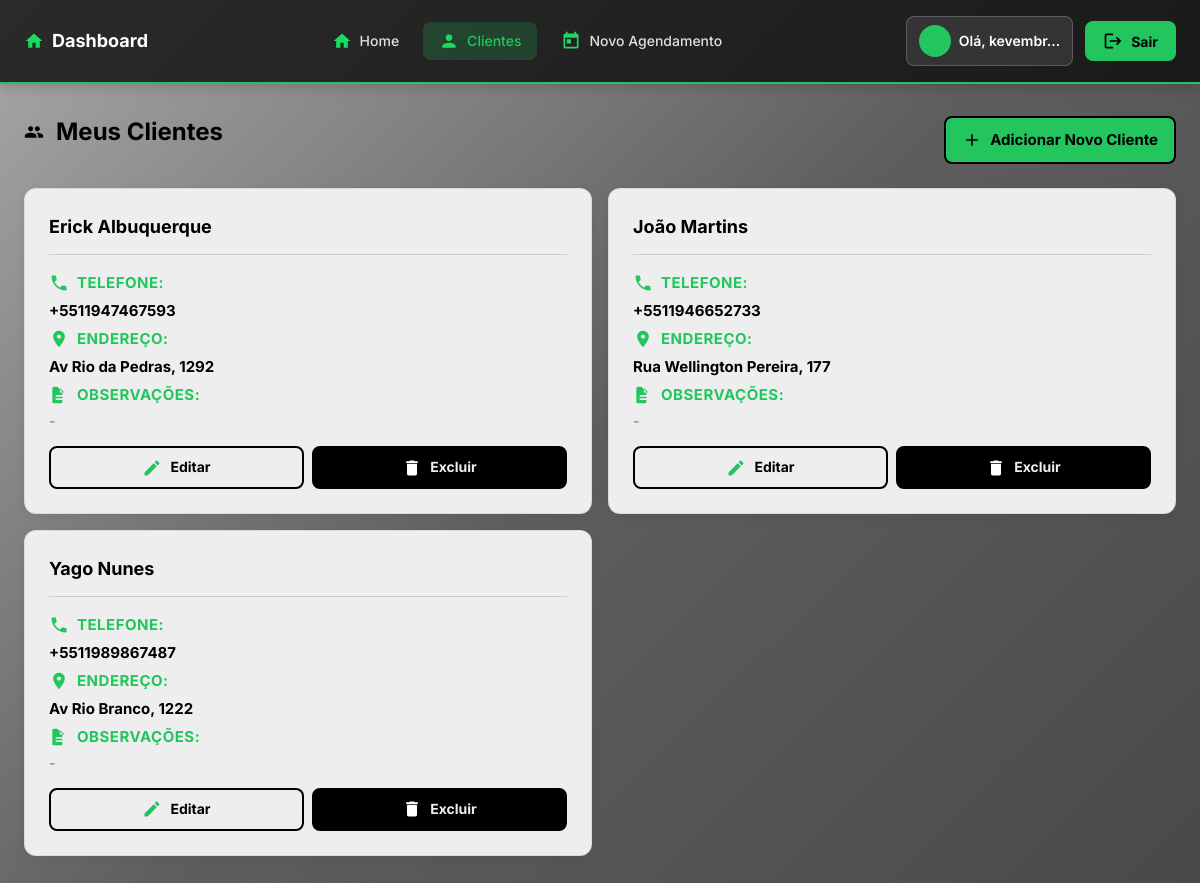
The page /clientes/ (signed in) on the database as committed earlier.
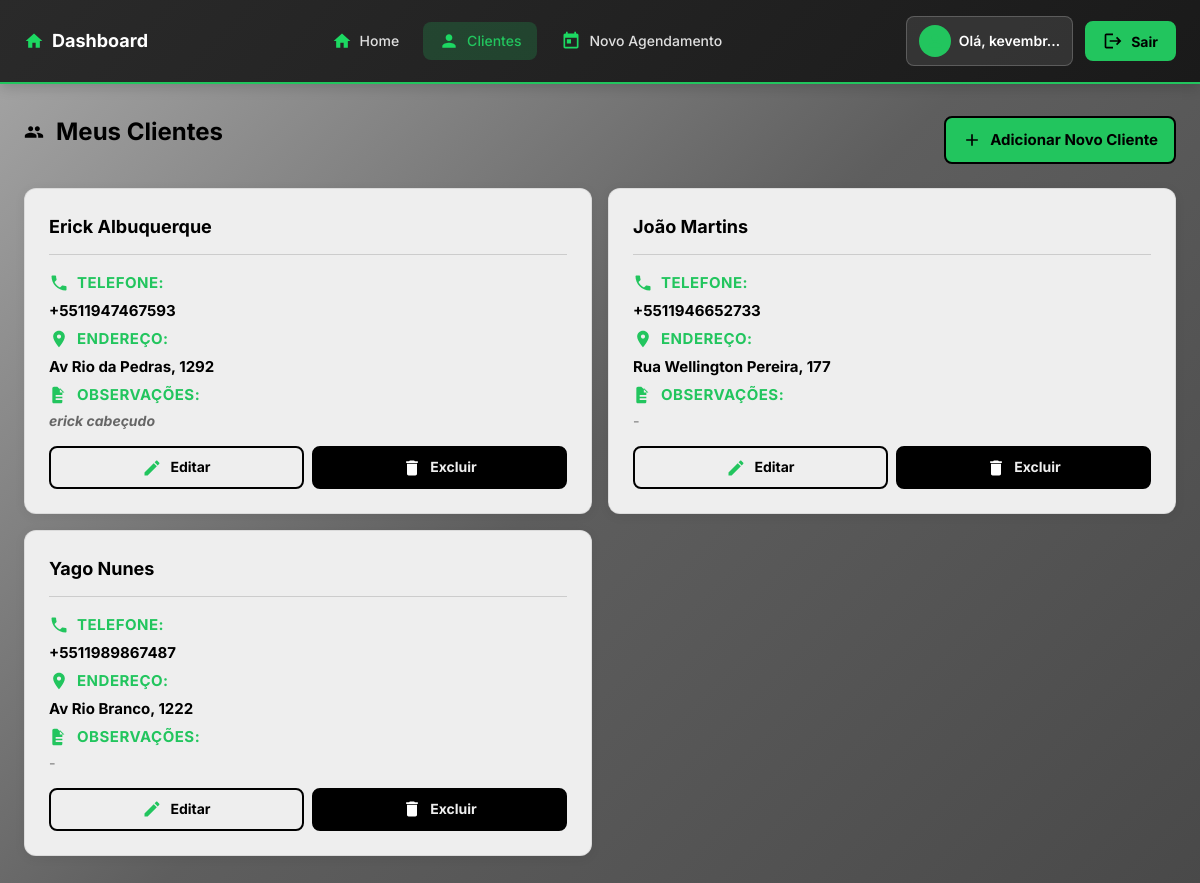
The same page on the database as committed later.
### agendamentos/models.py (models this page shows, shortened)
class Cliente(models.Model):
    nome = models.CharField(max_length=100)
    telefone = models.CharField(max_length=15, unique=True, blank=True, null=True)
    endereco = models.TextField(blank=True, null=True, help_text="Endereço completo do cliente")
    observacoes = models.TextField(blank=True, null=True)

### agendamentos/views.py (the view)
# urls.py: path('clientes/', views.lista_clientes, name='lista_clientes'),
@login_required
def lista_clientes(request):
    clientes = Cliente.objects.all().order_by('nome')
    return render(request, 'agendamentos/lista_clientes.html', {'clientes': clientes})

### agendamentos/templates/agendamentos/lista_clientes.html (shortened to what this page needs)
{% extends 'agendamentos/base.html' %}
{% block content %}
<div class="d-flex justify-content-between align-items-center mb-3">
    <h2><span class="icon icon-users"></span>Meus Clientes</h2>
    <a href="{% url 'criar_cliente' %}" class="btn btn-success"><span class="icon icon-add"></span>Adicionar Novo Cliente</a>
</div>
{% if clientes %}
  <div class="mobile-appointments">
    {% for cliente in clientes %}
    <div class="appointment-card">
      <div class="appointment-header">
        <div class="appointment-main-info">
          <div class="appointment-client-name">{{ cliente.nome }}</div>
        </div>
      </div>
      <div class="appointment-info">
        <div class="appointment-info-row">
          <span class="appointment-info-label">
            <span class="icon icon-phone"></span>Telefone:
          </span>
          <span class="appointment-info-value">
            {% if cliente.telefone %}
              <a href="tel:{{ cliente.telefone }}">{{ cliente.telefone }}</a>
            {% else %}
              -
            {% endif %}
          </span>
        </div>
        {% if cliente.endereco %}
        <div class="appointment-info-row">
          <span class="appointment-info-label">
            <span class="icon icon-location"></span>Endereço:
          </span>
          <span class="appointment-info-value">
            <a href="https://www.google.com/maps/search/?api=1&query={{ cliente.endereco }}" target="_blank">
              {{ cliente.endereco|truncatechars:40 }}
            </a>
          </span>
        </div>
        {% endif %}
        <div class="appointment-info-row">
          <span class="appointment-info-label">
            <span class="icon icon-note"></span>Observações:
          </span>
          <span class="appointment-info-value observations-text">
            {% if cliente.observacoes %}
              {{ cliente.observacoes }}
            {% else %}
              <span class="no-observations">-</span>
            {% endif %}
          </span>
        </div>
      </div>
      <div class="appointment-actions">
        <a href="{% url 'editar_cliente' cliente.pk %}" class="btn btn-sm btn-secondary" style="flex: 1;">
          <span class="icon icon-edit"></span>Editar
        </a>
        <a href="{% url 'deletar_cliente' cliente.pk %}" class="btn btn-sm btn-danger" style="flex: 1;">
          <span class="icon icon-delete"></span>Excluir
        </a>
      </div>
    </div>
    {% endfor %}
  </div>
{% endif %}
{% endblock %}

Rows that differ between the two databases and show on the page:
changed Cliente "Erick Albuquerque": observacoes (not shown) → "erick cabeçudo"; no longer shows "-"
